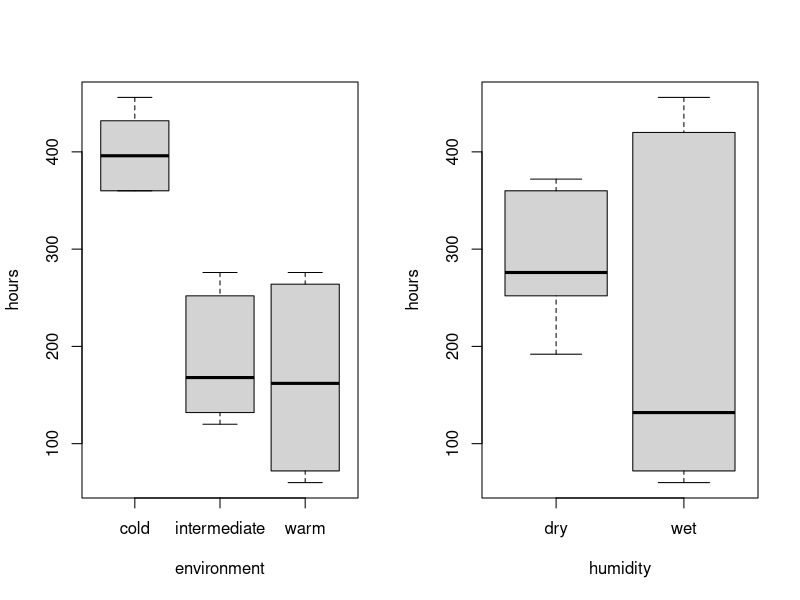
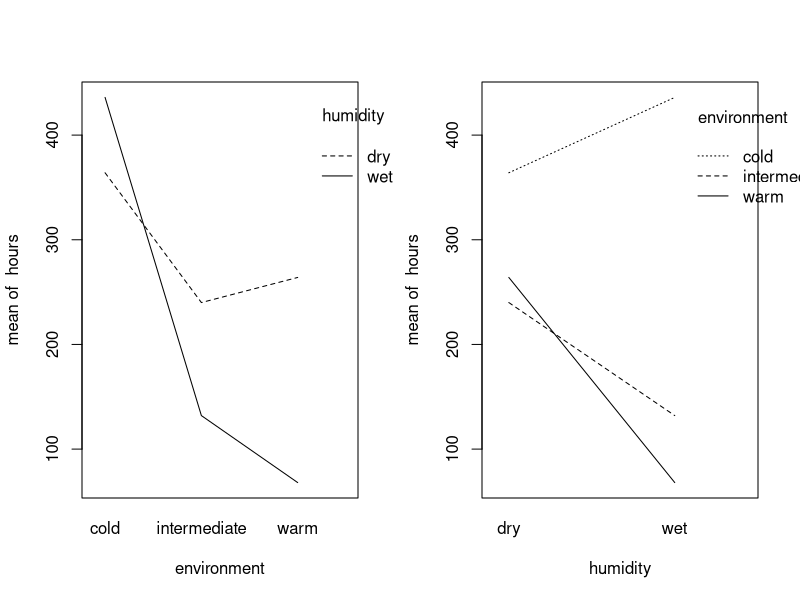
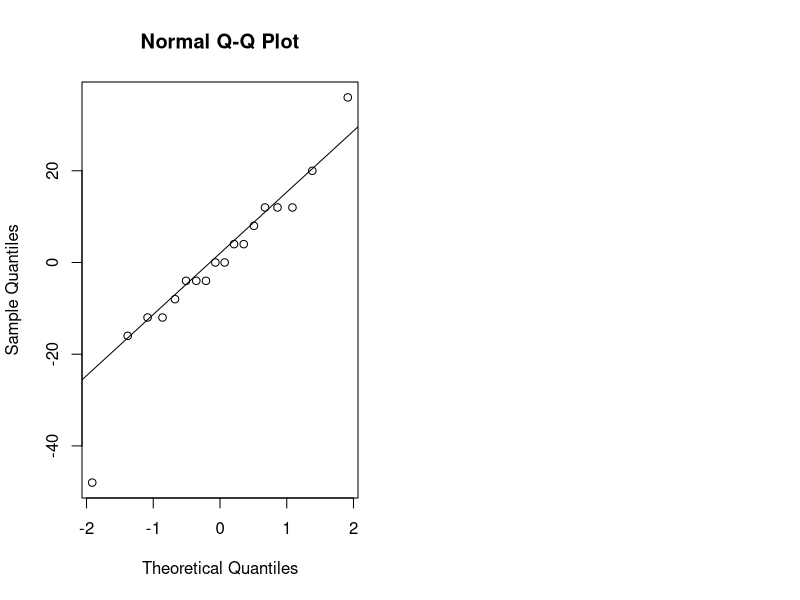
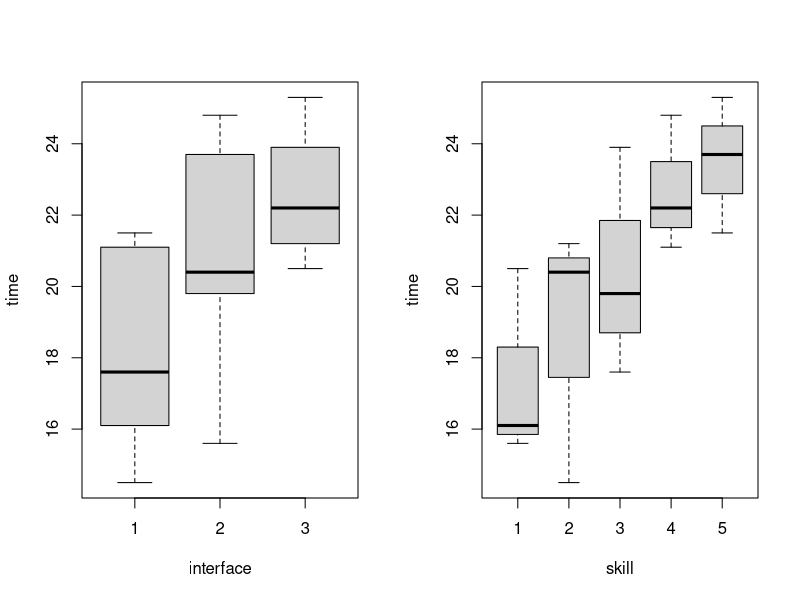
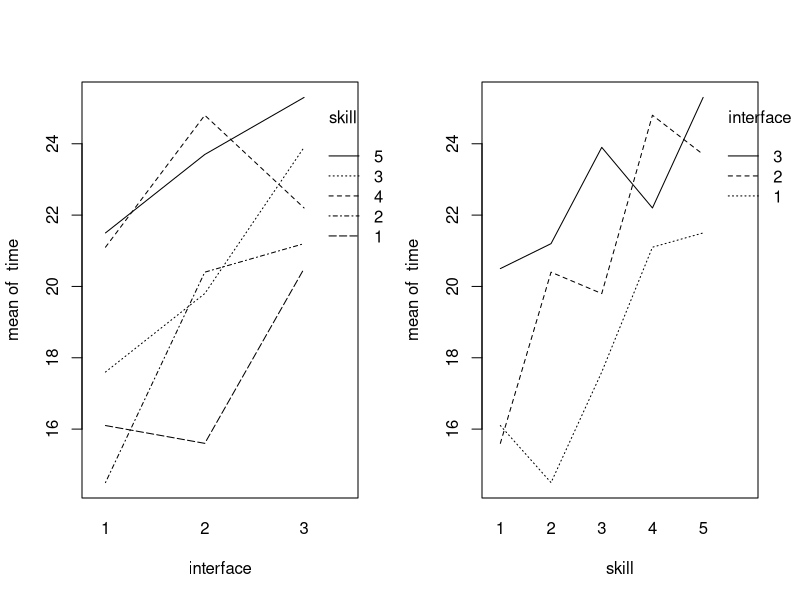
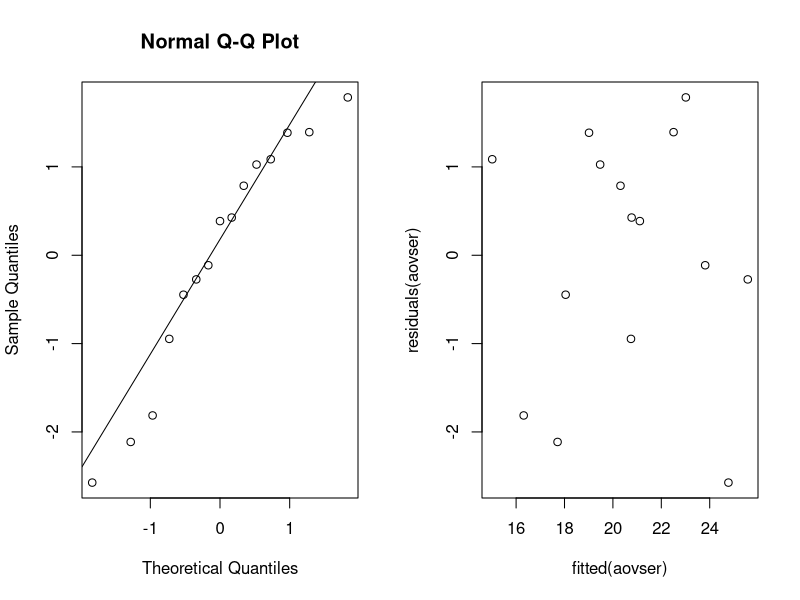
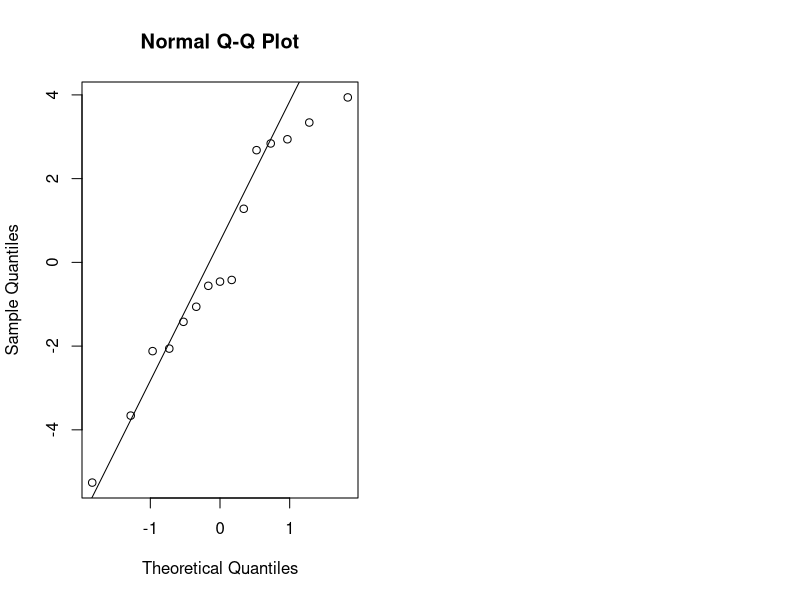
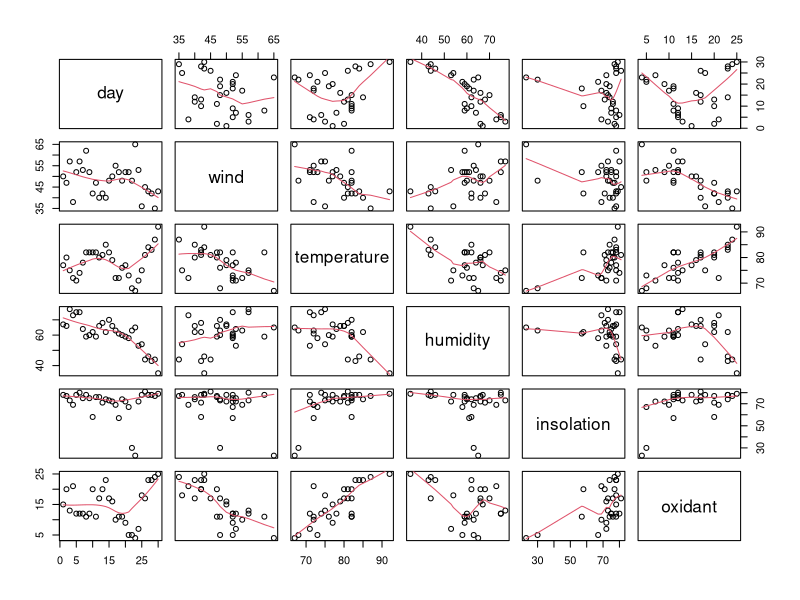

Here is the R script that generated these plots, in order:
## ---- chunk 1
library(knitr)
library(multcomp)
library(lme4)
## ---- chunk 2
data = read.table("bread.txt", header=TRUE)
data
## ---- chunk 3
N = 3; I = 3; J = 2
rbind(rep(1:I,each=N*J),rep(1:J,N*I),sample(1:(N*I*J)))
## ---- chunk 4
par(mfrow=c(1,2))
boxplot(hours~environment,data=data)
boxplot(hours~humidity,data=data)
## ---- chunk 5
attach(data)
interaction.plot(environment,humidity,hours)
interaction.plot(humidity,environment,hours)
## ---- chunk 6
data$environment = as.factor(data$environment)
data$humidity = as.factor(data$humidity)
dataaov = lm(hours~environment*humidity, data=data)
anova(dataaov)
## ---- chunk 7
contrasts(data$environment)=contr.sum
contrasts(data$humidity)=contr.sum
dataaov2=lm(hours~environment*humidity,data=data)
summary(dataaov2)
## ---- chunk 8
confint(dataaov2)
## ---- chunk 9
qqnorm(residuals(dataaov))
qqline(residuals(dataaov))
## ---- chunk 10
search = read.table("search.txt", header = TRUE)
attach(search)
## ---- chunk 11
B = 5 # 5 user skill levels
I = 3 # 3 interface types

blocks = matrix(0, B, I)

for (i in 1:B) {
  blocks[i, ] = sample(((i - 1) * I + 1):(i * I))
}

kable(x = blocks, caption = "Randomization of students to interfaces")
## ---- chunk 12
par(mfrow = c(1, 2))

boxplot(time ~ interface)
boxplot(time ~ skill)

interaction.plot(interface, skill, time)
interaction.plot(skill, interface, time)
## ---- chunk 13
search$interface = as.factor(interface)
search$skill = as.factor(skill)
## ---- chunk 14
aovser = lm(time ~ interface + skill, data = search)
anova(aovser)
## ---- chunk 15
multser = glht(aovser, linfct = mcp(skill = "Tukey"))
summary(multser)
## ---- chunk 16
par(mfrow = c(1, 2))
qqnorm(residuals(aovser))
qqline(residuals(aovser))
plot(fitted(aovser), residuals(aovser))
## ---- chunk 17
friedman.test(time, interface, skill)
## ---- chunk 18
aovinter = lm(time ~ interface, data = search)
anova(aovinter)
## ---- chunk 19
qqnorm(residuals(aovinter))
qqline(residuals(aovinter))
## ---- chunk 20
data = read.table("cream.txt", header=TRUE)
data$starter = factor(data$starter)
data$batch = factor(data$batch)
data$position = factor(data$position)
attach(data)
## ---- chunk 21
model1 = lm(acidity~starter+batch+position,data)
model2 = update(model1, . ~ . - starter:batch:position) #remove interactions
data.aov = aov(model2,data)
summary(data.aov)
## ---- chunk 22
model = lm(acidity~starter+batch+position, data=data)
startermult = glht(model,linfct=mcp(starter="Tukey"))
summary(startermult)
## ---- chunk 23
confint(startermult, level=0.95)
## ---- chunk 24
cows = read.table("cow.txt", header = TRUE)
attach(cows)
## ---- chunk 25
cowaov = lm(milk ~ treatment)
anova(cowaov)
## ---- chunk 26
t.test(milk[treatment == "A"], milk[treatment == "B"], paired = TRUE)
## ---- chunk 27
cows$id = factor(id)
cows$per = factor(per)
cowslmer = lmer(milk ~ treatment + order + per + (1 | id),
                data = cows, REML = FALSE)
cowslmer1 = lmer(milk ~ order + per + (1 | id), data = cows, REML = FALSE)
anova(cowslmer1, cowslmer)
## ---- chunk 28
data = read.table("nauseatable.txt", header=TRUE)
attach(data)

chlorpromazine_no_nausea = data[1,1]
chlorpromazine_nausea = data[1,2]
pentobarbital_100mg_no_nausea = data[2,1]
pentobarbital_100mg_nausea = data[2,2]
pentobarbital_150mg_no_nausea = data[3,1]
pentobarbital_150mg_nausea = data[3,2]
## ---- chunk 29
nausea = c()
medicine = c()

for(i in 1:304){
  if(i <= 100){
    nausea[i] = 0
    medicine[i] = "chlorpromazine"
  }else if(i > 100 && i <= 152){
    nausea[i] = 1
    medicine[i] = "chlorpromazine"
  }else if(i > 152 && i <= 184){
    nausea[i] = 0
    medicine[i] = "pentobarbital 100mg"
  }else if(i > 184 && i <= 219){
    nausea[i] = 1
    medicine[i] = "pentobarbital 100mg"
  }else if(i > 219 && i <= 267){
    nausea[i]=0
    medicine[i] = "pentobarbital 150mg"
  }else if(i > 267 && i <= 304){
    nausea[i] = 1
    medicine[i] = "pentobarbital 150mg"
  }
}

nausea.frame = data.frame(nausea,medicine)
## ---- chunk 30
xtabs(~medicine+nausea)
## ---- chunk 31
attach(nausea.frame)

B=1000
tstar=numeric(B)
for(i in 1:B){
  treatstar=sample(medicine)
  tstar[i] = chisq.test(xtabs(~treatstar+nausea))[[1]]
}

myt=chisq.test(xtabs(~medicine+nausea))[[1]]

pl=sum(tstar<myt)/B
pr=sum(tstar>myt)/B
pl
## ---- chunk 32
pl;chisq.test(xtabs(~nausea+medicine))[[3]]
## ---- chunk 33
data = read.table("airpollution.txt", header=TRUE)
## ---- chunk 34
pairs(data, panel=panel.smooth)
## ---- chunk 35
windlm=lm(oxidant~wind,data=data)
summary(windlm)
plot(oxidant~wind, data=data)
abline(windlm)
## ---- chunk 36
templm=lm(oxidant~temperature,data=data)
summary(templm)
plot(oxidant~temperature, data=data)
abline(templm)
## ---- chunk 37
humilm=lm(oxidant~humidity,data=data)
summary(humilm)
plot(oxidant~humidity, data=data)
abline(humilm)
## ---- chunk 38
insolm=lm(oxidant~insolation,data=data)
summary(insolm)
plot(oxidant~insolation, data=data)
abline(insolm)
## ---- chunk 39
windTemplm=lm(oxidant~wind+temperature,data=data)
summary(windTemplm)
## ---- chunk 40
windHumilm=lm(oxidant~wind+humidity,data=data)
summary(windHumilm)
## ---- chunk 41
windInsolm=lm(oxidant~wind+insolation,data=data)
summary(windInsolm)
## ---- chunk 42
windTempHumilm=lm(oxidant~wind+temperature+humidity,data=data)
summary(windTempHumilm)
## ---- chunk 43
windTempInslm=lm(oxidant~wind+temperature+insolation,data=data)
summary(windTempInslm)
## ---- chunk 44
allVarlm=lm(oxidant~wind+temperature+insolation+humidity,data=data)
summary(allVarlm)
## ---- chunk 45
windTempHumilm=lm(oxidant~wind+temperature+humidity,data=data)
summary(windTempHumilm)
## ---- chunk 46
windTemplm=lm(oxidant~wind+temperature,data=data)
summary(windTemplm)
## ---- chunk 47
qqnorm(residuals(windTemplm))
qqline(residuals(windTemplm))
## ---- chunk 48
expensescrime = read.csv(file = "expensescrime.txt", header = TRUE, sep = " ")
attach(expensescrime)
## ---- chunk 49
summary(lm(expend ~ bad, data = expensescrime))
summary(lm(expend ~ crime, data = expensescrime))
summary(lm(expend ~ lawyers, data = expensescrime))
summary(lm(expend ~ employ, data = expensescrime))
summary(lm(expend ~ pop, data = expensescrime))
## ---- chunk 50
summary(lm(expend ~ employ + bad, data = expensescrime))
summary(lm(expend ~ employ + crime, data = expensescrime))
summary(lm(expend ~ employ + lawyers, data = expensescrime))
summary(lm(expend ~ employ + pop, data = expensescrime))
## ---- chunk 51
summary(lm(expend ~ employ + lawyers + bad, data = expensescrime))
summary(lm(expend ~ employ + lawyers + crime, data = expensescrime))
summary(lm(expend ~ employ + lawyers + pop, data = expensescrime))
## ---- chunk 52
summary(lm(expend ~ employ + lawyers + bad + crime + pop, data = expensescrime))
## ---- chunk 53
summary(lm(expend ~ employ + lawyers + bad + pop, data = expensescrime))
## ---- chunk 54
summary(lm(expend ~ employ + lawyers + bad, data = expensescrime))
## ---- chunk 55
summary(lm(expend ~ employ + lawyers, data = expensescrime))
## ---- chunk 56
expendlm = lm(expend ~ employ + lawyers, data = expensescrime)
## ---- chunk 57
round(cooks.distance(expendlm), 2)
## ---- chunk 58
pairs(expensescrime[,c(2, 5, 6)], panel=panel.smooth)
## ---- chunk 59
round(cor(expensescrime[,2:7]), 2)
## ---- chunk 60
par(mfrow = c(1, 2))
qqnorm(residuals(expendlm))
qqline(residuals(expendlm))
plot(fitted(expendlm), residuals(expendlm))
